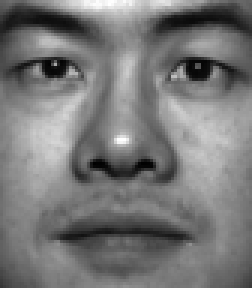
#> input picture CV1_assignment2/data/yale_faces/yaleBs02/02.pgm, 84 x 96 px, given in place of a3p2a.png, which was not available (shown 3 times larger)
$ python main.py
#> lines starting #> are read from the running program, lines starting #| are printed output that depends on the picture; pictures that were not available may be replaced by others from this repository, and a replacement may not be noted
### CV1_assignment3/Problem2_Loesung.py
import numpy as np


class Problem2:

    def euclidean_square_dist(self, features1, features2):
        """ Computes pairwise Euclidean square distance for all pairs.

        Args:
            features1: (128, m) numpy array, descriptors of first image
            features2: (128, n) numpy array, descriptors of second image

        Returns:
            distances: (n, m) numpy array, pairwise distances
        """
        #
        # You code here
        #

        features1 = np.expand_dims(features1, axis = 1)
        features2 = np.expand_dims(features2, axis = 2)
        # broadcast
        distances = np.sum((features1 - features2)**2, axis= 0)
        return distances


    def find_matches(self, p1, p2, distances):
        """ Find pairs of corresponding interest points given the
        distance matrix.

        Args:
            p1: (m, 2) numpy array, keypoint coordinates in first image
            p2: (n, 2) numpy array, keypoint coordinates in second image
            distances: (n, m) numpy array, pairwise distance matrix

        Returns:
            pairs: (min(n,m), 4) numpy array s.t. each row holds
                the coordinates of an interest point in p1 and p2.
        """

        #
        # You code here
        #

        if p1.shape[0] <= p2.shape[0]:
            lidx = np.argmin(distances, axis = 0)
            # makes rows of p1 and p2 same
            pairs = np.append(p1, p2[lidx, :], axis = 1)
        else:
            lidx = np.argmin(distances, axis = 1)
            pairs = np.append(p1[lidx, :], p2, axis = 1)

        return pairs


    def pick_samples(self, p1, p2, k):
        """ Randomly select k corresponding point pairs.

        Args:
            p1: (n, 2) numpy array, given points in first image
            p2: (m, 2) numpy array, given points in second image
            k:  number of pairs to select

        Returns:
            sample1: (k, 2) numpy array, selected k pairs in left image
            sample2: (k, 2) numpy array, selected k pairs in right image
        """

        #
        # You code here
        #

        idx = np.random.permutation(np.arange(p1.shape[0]))[:k]
        sample1 = p1[idx, :]
        sample2 = p2[idx, :]

        return sample1,sample2


    def condition_points(self, points):
        """ Conditioning: Normalization of coordinates for numeric stability
        by substracting the mean and dividing by half of the component-wise
        maximum absolute value.
        Further, turns coordinates into homogeneous coordinates.
        Args:
            points: (l, 2) numpy array containing unnormailzed cartesian coordinates.

        Returns:
            ps: (l, 3) numpy array containing normalized points in homogeneous coordinates.
            T: (3, 3) numpy array, transformation matrix for conditioning
        """

        #
        # You code here
        #

        ps = np.concatenate((points, np.ones((points.shape[0], 1))), axis = 1)
        t = np.mean(points, axis = 0)
        s = 0.5 * np.max(np.abs(points), axis= 0)
        # Vorlesung_07 Seite_14
        T = np.eye(3)
        T[0:2, 2] = -t
        T[0:2, 0:3] = T[0:2, 0:3] / np.expand_dims(s, axis = 1)
        ps = ps.dot(T.T)
        return ps, T


    def compute_homography(self, p1, p2, T1, T2):
        """ Estimate homography matrix from point correspondences of conditioned coordinates.
        Both returned matrices should be normalized so that the bottom right value equals 1.
        You may use np.linalg.svd for this function.

        Args:
            p1: (l, 3) numpy array, the conditioned homogeneous coordinates of interest points in img1
            p2: (l, 3) numpy array, the conditioned homogeneous coordinates of interest points in img2
            T1: (3,3) numpy array, conditioning matrix for p1
            T2: (3,3) numpy array, conditioning matrix for p2

        Returns:
            H: (3, 3) numpy array, homography matrix with respect to unconditioned coordinates
            HC: (3, 3) numpy array, homography matrix with respect to the conditioned coordinates
        """

        #
        # You code here
        #

        A = np.zeros((2 * p1.shape[0], 9))

        for i in range(0, 2 * p1.shape[0], 2):

            z1 = p1[i // 2]
            z2 = p2[i // 2]

            A[i][:3] = z1
            A[i][6:] = -z1 * z2[0]

            A[i + 1][3:6] = -z1
            A[i + 1][6:] = z1 * z2[1]

            _, _, Vh = np.linalg.svd(A)
            V = Vh.T

            HC = np.reshape(V[:, -1], (3,3))
            HC /= HC[2,2]
            H = np.linalg.inv(T2).dot(HC.dot(T1))
            H /= H[2,2]

            return H, HC


    def transform_pts(self, p, H):
        """ Transform p through the homography matrix H.

        Args:
            p: (l, 2) numpy array, interest points
            H: (3, 3) numpy array, homography matrix

        Returns:
            points: (l, 2) numpy array, transformed points
        """

        #
        # You code here
        #

        points = np.concatenate((p, np.ones((p.shape[0], 1))), axis = 1).dot(H.T)
        points = points[:, :2] / (points[:, -1:] + 1e-24)

        return points


    def compute_homography_distance(self, H, p1, p2):
        """ Computes the pairwise symmetric homography distance.

        Args:
            H: (3, 3) numpy array, homography matrix
            p1: (l, 2) numpy array, interest points in img1
            p2: (l, 2) numpy array, interest points in img2

        Returns:
            dist: (l, ) numpy array containing the distances
        """
        #
        # You code here
        #

        p2_t = self.transform_pts(p1, H)
        p1_t = self.transform_pts(p2, np.linalg.inv(H))
        dist = np.linalg.norm(p2 - p2_t, axis=1) ** 2 + np.linalg.norm(p1 - p1_t, axis = 1)**2
        return dist

    def find_inliers(self, pairs, dist, threshold):
        """ Return and count inliers based on the homography distance.

        Args:
            pairs: (l, 4) numpy array containing keypoint pairs
            dist: (l, ) numpy array, homography distances for k points
            threshold: inlier detection threshold

        Returns:
            N: number of inliers
            inliers: (N, 4)
        """
        #
        # You code here
        #

        inliers = pairs[(dist < threshold), :]
        return inliers.shape[0], inliers


    def ransac_iters(self, p, k, z):
        """ Computes the required number of iterations for RANSAC.

        Args:
            p: probability that any given correspondence is valid
            k: number of pairs
            z: total probability of success after all iterations

        Returns:
            minimum number of required iterations
        """
        #
        # You code here
        #

        # Vorlesung_07 Seite_19 Formel
        return int(np.ceil(np.log(1 - z) / np.log(1 - p**k)))


    def ransac(self, pairs, n_iters, k, threshold):
        """ RANSAC algorithm.

        Args:
            pairs: (l, 4) numpy array containing matched keypoint pairs
            n_iters: number of ransac iterations
            threshold: inlier detection threshold

        Returns:
            H: (3, 3) numpy array, best homography observed during RANSAC
            max_inliers: number of inliers N
            inliers: (N, 4) numpy array containing the coordinates of the inliers
        """
        #
        # You code here
        #

        pts1 = pairs[:, 0:2]
        pts2 = pairs[:, 2:4]
        best_H = None
        inliers = None
        max_inliers = -1

        for _ in range(n_iters):
            pts1_subset, pts2_subset = self.pick_samples(pts1, pts2, k)
            p1, T1 = self.condition_points(pts1_subset)
            p2, T2 = self.condition_points(pts2_subset)
            H, _ = self.compute_homography(p1, p2, T1, T2)
            dist = self.compute_homography_distance(H, pts1, pts2)

            num_inliers, inliers_temp = self.find_inliers(pairs, dist, threshold)
            if num_inliers > max_inliers:
                max_inliers = num_inliers
                best_H = H
                inliers = inliers_temp

        return best_H, max_inliers, inliers


    def recompute_homography(self, inliers):
        """ Recomputes the homography matrix based on all inliers.

        Args:
            inliers: (N, 4) numpy array containing coordinate pairs of the inlier points

        Returns:
            H: (3, 3) numpy array, recomputed homography matrix
        """
        #
        # You code here
        #

        pts1 = inliers[:, 0:2]
        pts2 = inliers[:, 2:4]
        p1, T1 = self.condition_points(pts1)
        p2, T2 = self.condition_points(pts2)
        H, _ = self.compute_homography(p1, p2, T1, T2)

        return H

### CV1_assignment3/main.py
import numpy as np
import matplotlib.pyplot as plt
import matplotlib.pylab as pl
from PIL import Image


from problem1_Loesung import *
# [52 lines left out: function problem1, not called in this run]


from Problem2_Loesung import Problem2
def problem2():

    def show_matches(im1, im2, pairs):
        plt.figure()
        plt.title("Keypoint matches")
        plt.imshow(np.append(im1, im2, axis=1), "gray", interpolation=None)
        plt.axis("off")
        shift = im1.shape[1]
        colors = pl.cm.viridis( np.linspace(0, 1 , pairs.shape[0]))
        for i in range(pairs.shape[0]):
            plt.scatter(x=pairs[i,0], y=pairs[i,1], color=colors[i])
            plt.scatter(x=pairs[i,2]+shift, y=pairs[i,3], color=colors[i])

    def show_image(im, title=""):
        plt.figure()
        plt.title(title)
        plt.imshow(im, "gray", interpolation=None)
        plt.axis("off")

    def stitch_images(im1, im2, H):
        h, w = im1.shape
        warped = np.zeros((h, 2*w))
        warped[:,:w] = im1
        im2 = Image.fromarray(im2)
        im3 = im2.transform(size=(2*w, h),
                                    method=Image.PERSPECTIVE,
                                    data=H.ravel(),
                                    resample=Image.BICUBIC)
        im3 = np.array(im3)
        warped[im3 > 0] = im3[im3 > 0]
        return warped

    # RANSAC Parameters
    ransac_threshold = 5.0  # inlier threshold
    p = 0.35                # probability that any given correspondence is valid
    k = 4                   # number of samples drawn per iteration
    z = 0.99                # total probability of success after all iterations

    P2 = Problem2()

    # load images
    im1 = plt.imread("data/a3p2a.png")
#> im1 is the input picture: shape (96, 84); min 1, max 255, mean 120
    im2 = plt.imread("data/a3p2b.png")
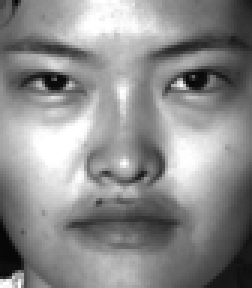
#> input picture CV1_assignment2/data/yale_faces/yaleBs26/08.pgm, 84 x 96 px, given in place of a3p2b.png, which was not available (shown 3 times larger)
#> im2 is the input picture: shape (96, 84); min 6, max 255, mean 140

    # load keypoints
    data = np.load("data/keypoints.npz")
#> (reads CV1_assignment3/data/keypoints.npz from the repository)
    keypoints1 = data['keypoints1']
    keypoints2 = data['keypoints2']

    # load SIFT features for the keypoints
    data = np.load("data/features.npz")
#> (reads CV1_assignment3/data/features.npz from the repository)
    features1 = data['features1']
    features2 = data['features2']

    # find matching keypoints
    distances = P2.euclidean_square_dist(features1,features2)
    pairs = P2.find_matches(keypoints1, keypoints2, distances)
    show_matches(im1, im2, pairs)

    # Compute homography matrix via ransac
    n_iters = P2.ransac_iters(p, k, z)
    H, num_inliers, inliers = P2.ransac(pairs, n_iters, k, ransac_threshold)
    print('Number of inliers:', num_inliers)
    warped = stitch_images(im1, im2, H)
#> in stitch_images, `warped[:,:w] = im1`:
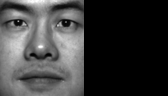
#> warped: shape (96, 168) float64; min 0, max 255, mean 60
#> in stitch_images, `im3 = im2.transform(size=(2*w, h), method=Image.PERSPECTIVE, data=H.ra..`: im3: PIL image 168x96 L; every value is 0
    show_image(warped, "Ransac Homography")

    # recompute homography matrix based on inliers
    H = P2.recompute_homography(inliers)
    warped = stitch_images(im1, im2, H)
    show_image(warped, "Recomputed Homography")
    plt.show()
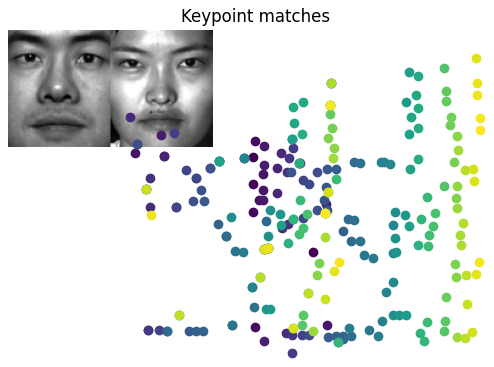
#> figure drawn by matplotlib, 1 panel


if __name__ == "__main__":
    # problem1()
    problem2()
